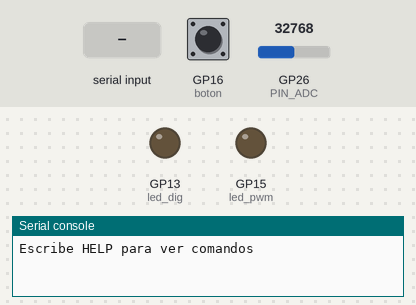
Recording of a program running on a simulated Raspberry Pi Pico running MicroPython. On the bench: output pins drawn as LEDs (lit = HIGH), the last lines printed to the serial console. The inputs (shaded band) are chosen by the test bench; at power-on: GP16 (boton) HIGH, GP26 (PIN_ADC) = 32768 (analog values on the 0–65535 scale). Threads take turns every 2 ms.

Above: at 1.4 s.
1.5 s: "TOGGLE" typed at the serial console, then Enter
At 1.8 s:
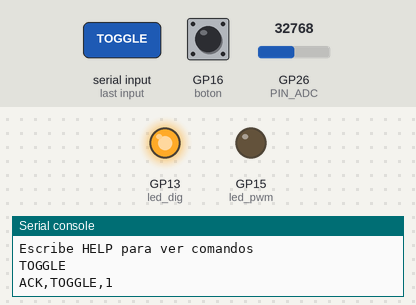
3.0 s: GP16 (boton) pulled LOW for 0.15 s
4.6 s: "0" typed at the serial console, then Enter
6.1 s: "PING" typed at the serial console, then Enter
Timing chart, 0 to 8.6 s (numbered marks = the images above; inputs shaded):
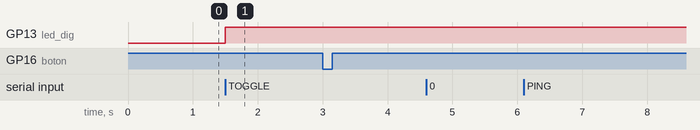

Measured:
- after the input at 1.5 s, GP13 (led_dig): LOW → HIGH at once

The program:

main.py
```python
from machine import Pin, PWM, ADC
import _thread
import time

PIN_LED_DIG = 13
PIN_LED_PWM = 15
PIN_BOTON   = 16
PIN_ADC     = 26

PWM_FREQ    = 1000      # 1 kHz para no ver parpadeo
ADC_PERIODO = 0.05      # Core 1 mide cada 50 ms, aprox 20 muestras por segundo
ADC_PROMEDIO = 8        # Suavizar ruido
DEBOUNCE_MS = 50        # Antirrebote

led_dig = Pin(PIN_LED_DIG, Pin.OUT)
led_pwm = PWM(Pin(PIN_LED_PWM))
led_pwm.freq(PWM_FREQ)
boton   = Pin(PIN_BOTON, Pin.IN, Pin.PULL_UP)
adc     = ADC(PIN_ADC)

estado = {
    "led": 0,          # 0/1 LED digital
    "pwm": 0,          # 0..100 %
    "adc_raw": 0,      # 0..65535
    "adc_pct": 0,      # 0..100 %
    "btn": 0,          # 1 = presionado, 0 = suelto
    "samples": 0,      # muestras tomadas por Core 1
}

lock       = _thread.allocate_lock()
print_lock = _thread.allocate_lock()   # evita que los dos núcleos impriman encimado
corriendo  = True                      # bandera para detener Core 1


def imprimir(texto):
    """Imprime sin que Core 0 y Core 1 mezclen sus líneas."""
    with print_lock:
        print(texto)


def pct_a_duty(pct):
    """Convierte 0-100 % al rango de duty_u16 (0-65535)"""
    return pct * 65535 // 100


def set_led(valor):
    led_dig.value(valor)
    with lock:
        estado["led"] = valor


def set_pwm(pct):
    led_pwm.duty_u16(pct_a_duty(pct))
    with lock:
        estado["pwm"] = pct


def texto_status():
    """Arma la línea STATUS con valores reales del pizarrón."""
    with lock:
        s = dict(estado)       # copia rápida para no retener el lock
    return "STATUS,LED={},PWM={},ADC={},BTN={},SAMPLES={}".format(
        s["led"], s["pwm"], s["adc_pct"], s["btn"], s["samples"]
    )


def leer_adc_promedio():
    total = 0
    for _ in range(ADC_PROMEDIO):
        total += adc.read_u16()
    return total // ADC_PROMEDIO


def tarea_core1():
    ultimo_btn = 0
    ultimo_cambio = time.ticks_ms()

    while corriendo:
        # ADC
        raw = leer_adc_promedio()
        pct = raw * 100 // 65535

        # Botón pull-up, invierte valor
        btn = 1 if boton.value() == 0 else 0

        with lock:
            estado["adc_raw"] = raw
            estado["adc_pct"] = pct
            estado["btn"] = btn
            estado["samples"] += 1

        # Evento al presionar
        ahora = time.ticks_ms()
        if btn != ultimo_btn and time.ticks_diff(ahora, ultimo_cambio) > DEBOUNCE_MS:
            ultimo_cambio = ahora
            if btn == 1:
                imprimir("EVENT,BTN_PRESSED")
                imprimir(texto_status())
            ultimo_btn = btn

        time.sleep(ADC_PERIODO)


def validar_bin(partes):
    """Valida comandos tipo X,0 / X,1. Regresa (valor, error)."""
    if len(partes) != 2 or partes[1] == "":
        return None, "ERR,BAD_FORMAT"
    if partes[1] not in ("0", "1"):
        return None, "ERR,BAD_VALUE"
    return int(partes[1]), None


def procesar(linea):
    """Recibe una línea de texto y regresa la respuesta."""
    linea = linea.strip().upper()
    if not linea:
        return None                          # línea vacía: se ignora

    partes = [p.strip() for p in linea.split(",")]
    cmd = partes[0]

    # PING
    if cmd == "PING":
        if len(partes) != 1:
            return "ERR,BAD_FORMAT"
        return "PONG"

    # LED,0 | LED,1
    if cmd == "LED":
        valor, err = validar_bin(partes)
        if err:
            return err
        set_led(valor)
        return "ACK,LED,{}".format(valor)

    # PWM,n
    if cmd == "PWM":
        if len(partes) != 2 or partes[1] == "":
            return "ERR,BAD_FORMAT"
        try:
            n = int(partes[1])
        except ValueError:
            return "ERR,BAD_VALUE"
        if n < 0 or n > 100:
            return "ERR,PWM_RANGE"
        set_pwm(n)
        return "ACK,PWM,{}".format(n)

    # STATUS
    if cmd == "STATUS":
        if len(partes) != 1:
            return "ERR,BAD_FORMAT"
        return texto_status()

    # ALL,0 / ALL,1
    if cmd == "ALL":
        valor, err = validar_bin(partes)
        if err:
            return err
        set_led(valor)
        set_pwm(100 if valor == 1 else 0)
        return "ACK,ALL,{}".format(valor)

    #BONUS HELP
    if cmd == "HELP":
        return "\n".join([
            "===================== HELP =====================",
            "LED 1 = LED rojo -> solo encendido/apagado",
            "LED 2 = LED naranja -> brillo por PWM 0-100 %",
            "------------------------------------------------",
            "comandos: "
            "PING        -> PONG",
            "LED,1       Enciende LED 1 (rojo)",
            "LED,0       Apaga LED 1 (rojo)",
            "PWM,n       Brillo de LED 2 (naranja), n = 0..100",
            "            Ej: PWM,0 apaga, PWM,50 medio, PWM,100 maximo",
            "ALL,1       Enciende LED 1 y LED 2 (100 %) juntos",
            "ALL,0       Apaga LED 1 y LED 2 juntos",
            "STATUS      Estado: LED, PWM, ADC %, BTN, SAMPLES",
            "TOGGLE      Invierte LED 1 (si esta prendido lo apaga)",
            "HELP        Muestra esta ayuda",
            "------------------------------------------------",
            "Boton (GP16): al presionarlo muestra EVENT + STATUS",
            "================================================",
        ])

    # BONUS: TOGGLE
    if cmd == "TOGGLE":
        if len(partes) != 1:
            return "ERR,BAD_FORMAT"
        with lock:
            nuevo = 0 if estado["led"] else 1
        set_led(nuevo)
        return "ACK,TOGGLE,{}".format(nuevo)

    # Desconocido
    return "ERR,UNKNOWN_COMMAND"


def main():
    global corriendo

    # Estado inicial
    set_led(0)
    set_pwm(0)

    # Core 1
    _thread.start_new_thread(tarea_core1, ())
    time.sleep(0.2)

    imprimir("Escribe HELP para ver comandos")

    # Core 0
    while True:
        try:
            linea = input()
            respuesta = procesar(linea)
            if respuesta:
                imprimir(respuesta)
        except KeyboardInterrupt:
            # Stop / Ctrl+C: apagam todo y detiene Core 1
            corriendo = False
            time.sleep(0.2)
            led_dig.value(0)
            led_pwm.duty_u16(0)
            imprimir("STOPPED")
            break                     # sale del while
        except Exception as e:
            # Error inesperado: avisamos y seguimos funcionando
            imprimir("ERR,INTERNAL,{}".format(e))

main()
```
